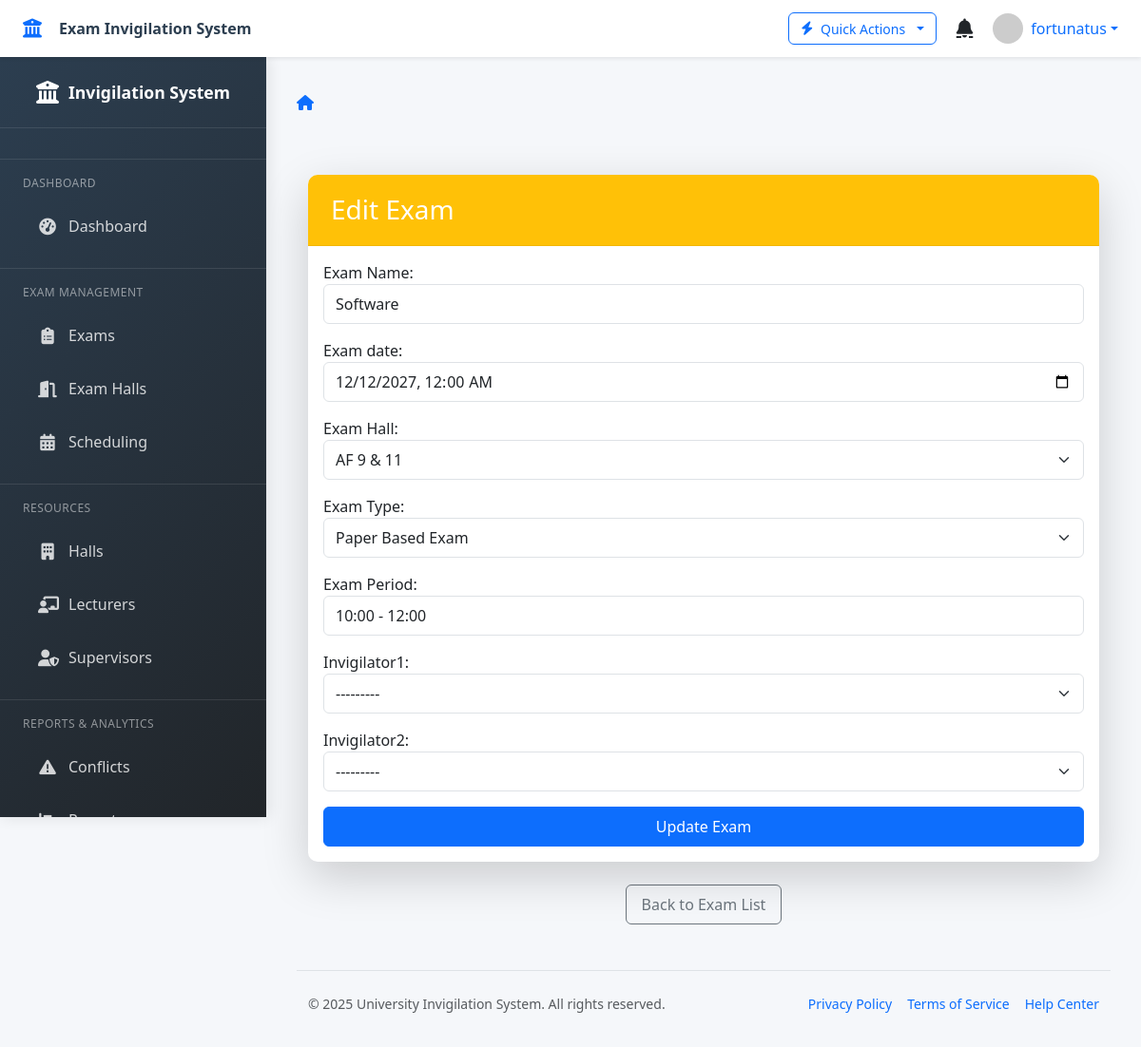
The page /exams/edit/1/ (signed in) on the database its author committed.
### invigilation/models.py (models this page shows, shortened)
class Exam(models.Model):
    PERIOD_CHOICES = [
        ('8-10', '8:00 - 10:00'),
        ('10-12', '10:00 - 12:00'),
        ('12-2', '12:00 - 14:00'),
        ('2-4', '14:00 - 16:00'),
        ('4-6', '16:00 - 18:00'),
    ]
    exam_name = models.CharField(max_length=200)
    exam_date = models.DateField()
    exam_hall = models.ForeignKey('Hall', on_delete=models.CASCADE)
    exam_type = models.CharField(
        max_length=50,
        choices=[('PBE', 'Paper Based Exam'), ('CBE', 'Computer Based Exam')]
    )
    exam_period = models.CharField(
        max_length=5,
        choices=PERIOD_CHOICES,
        help_text="Select exam time period"
    )
    invigilator1 = models.ForeignKey(
        'Lecturer',
        related_name="exam_invigilator1",
        on_delete=models.SET_NULL,
        null=True,
        blank=True
    )
    invigilator2 = models.ForeignKey(
        'Lecturer',
        related_name="exam_invigilator2",
        on_delete=models.SET_NULL,
        null=True,
        blank=True
    )

### invigilation/views.py (the view)
# urls.py: path('exams/edit/<int:pk>/', views.edit_exam, name='edit_exam'),
@login_required(login_url='login')
def edit_exam(request, pk):
    exam = get_object_or_404(Exam, pk=pk)
    if request.method == "POST":
        form = ExamForm(request.POST, instance=exam)
        if form.is_valid():
            form.save()
            messages.success(request, "Exam updated successfully")
            return redirect('exam_list')
    else:
        form = ExamForm(instance=exam)
    return render(request, 'invigilation/edit_exam.html', {'form': form})

### invigilation/forms.py
class ExamForm(forms.ModelForm):
    exam_date = forms.DateTimeField(
        widget=forms.DateTimeInput(attrs={'type': 'datetime-local'}),
        input_formats=['%Y-%m-%dT%H:%M']
    )
    class Meta:
        model = Exam
        fields = [
            'exam_name',
            'exam_date',
            'exam_hall',
            'exam_type',
            'exam_period',
            'invigilator1',
            'invigilator2'
        ]
        labels = {
            'exam_name': 'Exam Name',
            'exam_hall': 'Exam Hall',
            'exam_type': 'Exam Type',
            'exam_period': 'Exam Period'
        }

### invigilation/models.py (called while the page is built)
    def __str__(self):
        return self.lecturer_name

    def __str__(self):
        return self.hall_name

### invigilation/templates/invigilation/edit_exam.html (shortened to what this page needs)
{% extends 'invigilation/based.html' %}
{% load widget_tweaks %}
{% block content %}
<div class="container mt-5">
    <div class="card shadow-lg">
        <div class="card-header bg-warning text-white">
            <h3 class="mb-0">Edit Exam</h3>
        </div>
        <div class="card-body">
            <form method="post">
                <div class="mb-3">
                    {{ form.exam_name.label_tag }}
                    {{ form.exam_name|add_class:"form-control" }}
                </div>
                <div class="mb-3">
                    {{ form.exam_date.label_tag }}
                    {{ form.exam_date|add_class:"form-control" }}
                </div>
                <div class="mb-3">
                    {{ form.exam_hall.label_tag }}
                    {{ form.exam_hall|add_class:"form-select" }}
                </div>
                <div class="mb-3">
                    {{ form.exam_type.label_tag }}
                    {{ form.exam_type|add_class:"form-select" }}
                </div>
                <div class="mb-3">
                    {{ form.exam_period.label_tag }}
                    {{ form.exam_period|add_class:"form-control" }}
                </div>
                <div class="mb-3">
                    {{ form.invigilator1.label_tag }}
                    {{ form.invigilator1|add_class:"form-select" }}
                </div>
                <div class="mb-3">
                    {{ form.invigilator2.label_tag }}
                    {{ form.invigilator2|add_class:"form-select" }}
                </div>
                <button type="submit" class="btn btn-primary w-100">Update Exam</button>
            </form>
        </div>
    </div>
    <div class="text-center mt-3">
        <a href="{% url 'exam_list' %}" class="btn btn-outline-secondary">Back to Exam List</a>
    </div>
</div>
{% endblock %}

### invigilation/templates/invigilation/based.html (shortened to what this page needs)
<!DOCTYPE html>
<html lang="en">
<head>
    <link href="https://cdn.jsdelivr.net/npm/bootstrap@5.3.2/dist/css/bootstrap.min.css" rel="stylesheet">
    <link href="https://cdn.jsdelivr.net/npm/bootstrap-icons@1.11.1/font/bootstrap-icons.css" rel="stylesheet">
    <link href="https://cdnjs.cloudflare.com/ajax/libs/font-awesome/6.4.2/css/all.min.css" rel="stylesheet">
    <link href="https://cdn.datatables.net/1.13.7/css/dataTables.bootstrap5.min.css" rel="stylesheet">
    <link href="https://cdn.datatables.net/buttons/2.4.2/css/buttons.bootstrap5.min.css" rel="stylesheet">
    <link href="https://cdn.datatables.net/responsive/2.5.0/css/responsive.bootstrap5.min.css" rel="stylesheet">
    <link href="https://cdnjs.cloudflare.com/ajax/libs/animate.css/4.1.1/animate.min.css" rel="stylesheet">
    <link href="https://cdn.jsdelivr.net/npm/select2@4.1.0-rc.0/dist/css/select2.min.css" rel="stylesheet" />
    <link href="https://cdn.jsdelivr.net/npm/flatpickr/dist/flatpickr.min.css" rel="stylesheet">
</head>
<body>
    <nav class="topbar shadow-sm">
        <div class="d-flex align-items-center">
            <a href="{% url 'dashboard' %}" class="topbar-brand text-decoration-none">
                <i class="fas fa-university text-primary"></i>
                <span class="ms-2 d-none d-sm-inline">Exam Invigilation System</span>
            </a>
        </div>
        <div class="topbar-nav">
            <div class="dropdown me-3">
                <button class="btn btn-outline-primary btn-sm dropdown-toggle" type="button" id="quickActionsDropdown" data-bs-toggle="dropdown" aria-expanded="false">
                    <i class="fas fa-bolt"></i>
                    <span class="d-none d-md-inline">Quick Actions</span>
                </button>
            </div>
            <div class="dropdown me-3">
                <button class="btn btn-link text-dark position-relative p-1" type="button" id="notificationsDropdown" data-bs-toggle="dropdown" aria-expanded="false">
                    <i class="fas fa-bell fs-5"></i>
                </button>
            </div>
            <div class="dropdown">
                <a href="#" class="d-flex align-items-center text-decoration-none dropdown-toggle" id="userDropdown" data-bs-toggle="dropdown" aria-expanded="false">
                    <img src="https://ui-avatars.com/api/?name={{ request.user.username }}&background=random&color=fff&size=160" alt="User" class="rounded-circle me-2" width="32" height="32">
                    <span class="d-none d-md-inline">{{ request.user.get_full_name|default:request.user.username }}</span>
                </a>
            </div>
        </div>
    </nav>
    <div class="sidebar" id="sidebar">
        <div class="sidebar-brand">
            <i class="fas fa-university fs-4"></i>
            <span class="sidebar-brand-text">Invigilation System</span>
        </div>
        <div class="sidebar-nav">
            <div class="nav-section-title">Dashboard</div>
            <ul class="nav flex-column">
                <li class="nav-item">
                    <a class="nav-link {% if request.resolver_match.url_name == 'dashboard' %}active{% endif %}" href="{% url 'dashboard' %}">
                        <i class="fas fa-tachometer-alt"></i>
                        <span class="nav-link-text">Dashboard</span>
                    </a>
                </li>
            </ul>
            <div class="nav-section-title">Exam Management</div>
            <ul class="nav flex-column">
                <li class="nav-item">
                    <a class="nav-link {% if 'exam_list' in request.resolver_match.url_name %}active{% endif %}" href="{% url 'exam_list' %}">
                        <i class="fas fa-clipboard-list"></i>
                        <span class="nav-link-text">Exams</span>
                    </a>
                </li>
                <li class="nav-item">
                    <a class="nav-link {% if 'exam_hall_panel' in request.resolver_match.url_name %}active{% endif %}" href="{% url 'exam_hall_panel' %}">
                        <i class="fas fa-door-open"></i>
                        <span class="nav-link-text">Exam Halls</span>
                    </a>
                </li>
                <li class="nav-item">
                    <a class="nav-link {% if 'schedule' in request.resolver_match.url_name %}active{% endif %}" href="{% url 'schedule' %}">
                        <i class="fas fa-calendar-alt"></i>
                        <span class="nav-link-text">Scheduling</span>
                    </a>
                </li>
            </ul>
            <div class="nav-section-title">Resources</div>
            <ul class="nav flex-column">
                <li class="nav-item">
                    <a class="nav-link {% if 'halls' in request.resolver_match.url_name %}active{% endif %}" href="{% url 'halls' %}">
                        <i class="fas fa-building"></i>
                        <span class="nav-link-text">Halls</span>
                    </a>
                </li>
                <li class="nav-item">
                    <a class="nav-link {% if 'lecturers' in request.resolver_match.url_name %}active{% endif %}" href="{% url 'lecturers' %}">
                        <i class="fas fa-chalkboard-teacher"></i>
                        <span class="nav-link-text">Lecturers</span>
                    </a>
                </li>
                <li class="nav-item">
                    <a class="nav-link {% if 'exam_supervisor_panel' in request.resolver_match.url_name %}active{% endif %}" href="{% url 'exam_supervisor_panel' %}">
                        <i class="fas fa-user-shield"></i>
                        <span class="nav-link-text">Supervisors</span>
                    </a>
                </li>
            </ul>
            <div class="nav-section-title">Reports & Analytics</div>
            <ul class="nav flex-column">
                <li class="nav-item">
                    <a class="nav-link {% if 'conflict_dashboard' in request.resolver_match.url_name %}active{% endif %}" href="{% url 'conflict_dashboard' %}">
                        <i class="fas fa-exclamation-triangle"></i>
                        <span class="nav-link-text">Conflicts</span>
                    </a>
                </li>
                <li class="nav-item">
                    <a class="nav-link {% if 'reports_backend' in request.resolver_match.url_name %}active{% endif %}" href="{% url 'reports_backend' %}">
                        <i class="fas fa-chart-bar"></i>
                        <span class="nav-link-text">Reports</span>
                    </a>
                </li>
            </ul>
        </div>
    </div>
    <div class="main-content" id="mainContent">
        <div class="d-flex justify-content-between align-items-center mb-4">
            <div>
                <nav aria-label="breadcrumb">
                    <ol class="breadcrumb">
                        <li class="breadcrumb-item"><a href="{% url 'dashboard' %}"><i class="fas fa-home"></i></a></li>
                    </ol>
                </nav>
            </div>
        </div>
        <main class="animate-fade-in">
            {% block content %}{% endblock %}
        </main>
        <footer class="mt-5 pt-4 pb-2 border-top">
            <div class="container-fluid">
                <div class="d-flex flex-column flex-md-row justify-content-between align-items-center small">
                    <div class="text-muted mb-2 mb-md-0">
                        &copy; {% now "Y" %} University Invigilation System. All rights reserved.
                    </div>
                    <div class="d-flex">
                        <a href="#" class="text-decoration-none me-3">Privacy Policy</a>
                        <a href="#" class="text-decoration-none me-3">Terms of Service</a>
                        <a href="#" class="text-decoration-none">Help Center</a>
                    </div>
                </div>
            </div>
        </footer>
    </div>
</body>
</html>

### invigilation/templates/invigilation/based.html (style rules this page uses)
:root { --primary-color: #3498db; --primary-dark: #2980b9; --secondary-color: #2c3e50; --accent-color: #e74c3c; --light-color: #f8f9fa; --dark-color: #212529; --success-color: #28a745; --warning-color: #ffc107; --danger-color: #dc3545; --info-color: #17a2b8; --sidebar-width: 280px; --sidebar-collapsed-width: 80px; --topbar-height: 60px; }
body { font-family: 'Segoe UI', 'Roboto', system-ui, -apple-system, sans-serif; background-color: #f5f7fa; color: var(--dark-color); overflow-x: hidden; min-height: 100vh; padding-top: var(--topbar-height); }
.sidebar { background: linear-gradient(135deg, var(--secondary-color), var(--dark-color)); color: white; width: var(--sidebar-width); height: 100vh; position: fixed; left: 0; top: var(--topbar-height); transition: all 0.3s ease; box-shadow: 2px 0 15px rgba(0, 0, 0, 0.1); z-index: 1000; overflow-y: auto; }
.sidebar-brand { padding: 1.5rem 1rem; border-bottom: 1px solid rgba(255, 255, 255, 0.1); display: flex; align-items: center; justify-content: center; }
.sidebar-brand-text { font-weight: 600; font-size: 1.1rem; margin-left: 10px; transition: opacity 0.3s; }
.sidebar-nav { padding: 1rem 0; }
.nav-item { position: relative; }
.nav-link { color: rgba(255, 255, 255, 0.8); padding: 0.75rem 1.5rem; margin: 0.25rem 1rem; border-radius: 6px; display: flex; align-items: center; transition: all 0.3s; }
.nav-link i { margin-right: 12px; width: 20px; text-align: center; font-size: 1.1rem; }
.nav-section-title { color: rgba(255, 255, 255, 0.5); font-size: 0.75rem; text-transform: uppercase; letter-spacing: 0.5px; padding: 1rem 1.5rem 0.5rem; margin-top: 1rem; border-top: 1px solid rgba(255, 255, 255, 0.1); }
.main-content { margin-left: var(--sidebar-width); padding: 2rem; transition: all 0.3s ease; min-height: calc(100vh - var(--topbar-height)); }
.topbar { background-color: white; height: var(--topbar-height); position: fixed; top: 0; left: 0; right: 0; box-shadow: 0 2px 10px rgba(0, 0, 0, 0.08); z-index: 1100; display: flex; align-items: center; padding: 0 1.5rem; }
.topbar-brand { display: flex; align-items: center; font-weight: 600; color: var(--secondary-color); }
.topbar-brand i { margin-right: 10px; font-size: 1.25rem; }
.topbar-nav { display: flex; align-items: center; margin-left: auto; }
.card { border: none; border-radius: 10px; box-shadow: 0 4px 20px rgba(0, 0, 0, 0.05); transition: transform 0.3s, box-shadow 0.3s; margin-bottom: 1.5rem; background-color: white; }
.card-header { background-color: white; border-bottom: 1px solid rgba(0, 0, 0, 0.05); font-weight: 600; padding: 1.25rem 1.5rem; border-radius: 10px 10px 0 0 !important; display: flex; align-items: center; justify-content: space-between; }
.btn { border-radius: 6px; font-weight: 500; padding: 0.5rem 1rem; transition: all 0.2s; display: inline-flex; align-items: center; justify-content: center; gap: 0.5rem; }
.btn i { font-size: 0.9rem; }
.btn-sm { padding: 0.35rem 0.75rem; font-size: 0.875rem; }
.form-control, .form-select { border-radius: 6px; padding: 0.5rem 0.75rem; border: 1px solid #dee2e6; }
.animate-fade-in { animation: fadeIn 0.3s ease-out forwards; }

### rows shown on the page
Exam: exam_name "Software", exam_date "12/12/2027 00:00", exam_hall "AF 9 & 11", exam_type "Paper Based Exam", exam_period "10:00 - 12:00", invigilator1 "---------", invigilator2 "---------"

### other values the page prints
{{ request.user.get_full_name|default:request.user.username }} "fortunatus"
